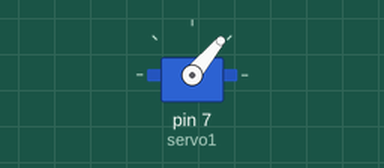
Recording of a sketch running on a simulated Arduino Uno, built with avr-gcc and run on an emulated ATmega328P. Parts: servo.

Above: at 0.05 s.
At 4.0 s:
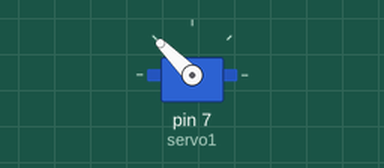
Timing chart, 0 to 5.2 s (numbered marks = the images above):
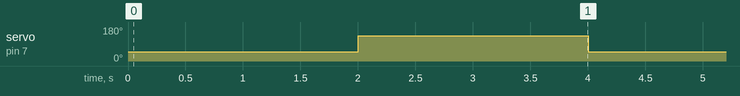

The sketch:

Leg01.ino
```cpp
#include <Servo.h>

Servo servo1;

void setup() {
  // put your setup code here, to run once:

servo1.attach(7);
}

void loop() {
  // put your main code here, to run repeatedly:

  servo1.write(50);
  delay(2000);
  servo1.write(135);
  delay(2000);
//  servo1.write(180);
//  delay(2000);


}
```

Measured:
- by itself, servo on pin 7 (servo1): alternates 135° for 2.0 s and 50° for 2.0 s
